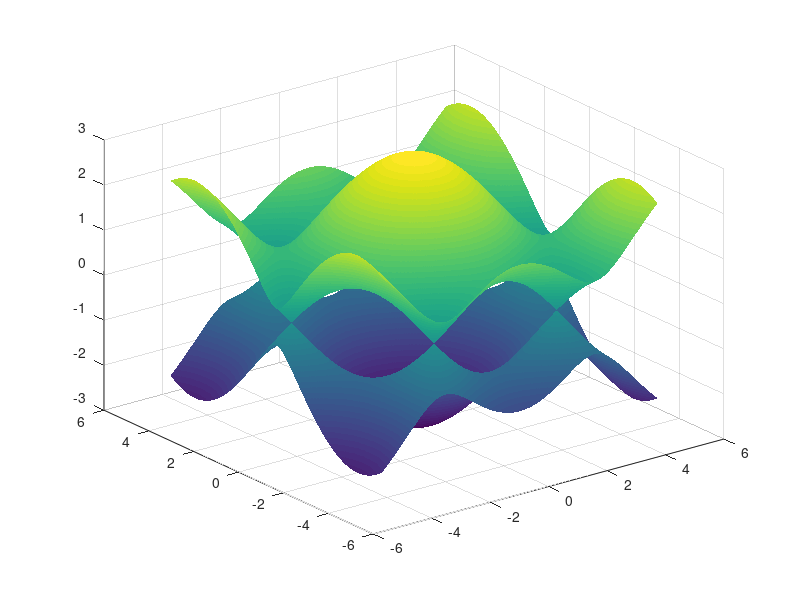

Recreate this plot in MATLAB.
k = linspace(-3 * pi / 2, 3 * pi / 2, 1000);
[KX, KY] = meshgrid(k);
E_k = sqrt(3 + 4 * cos(KX / 2) .* cos(KY * sqrt(3) / 2) + 2 * cos(KX));
surf(KX, KY, E_k, 'EdgeColor', 'none');
hold on;
surf(KX, KY, -E_k, 'EdgeColor', 'none');